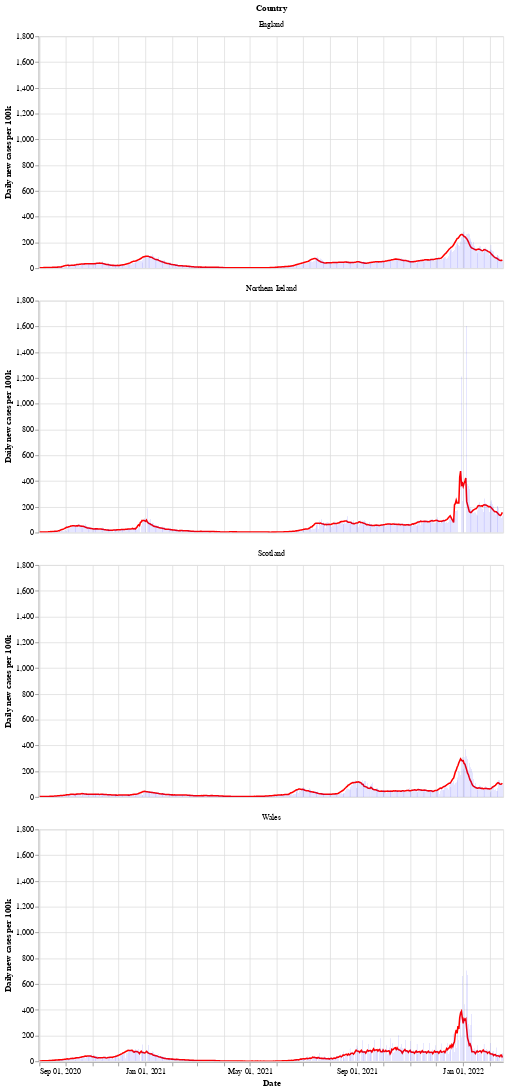

The code cell stored with this chart in its notebook:
### Markdown cell above
Next is a bar chart of the number of new cases in each country (per 100k population), with the 7 day moving average of cases. Again we see that Wales saw a longer period of raising and falling cases compared to the other countries.

After a period of cases falling, each nation is now seeing a rise in the number of cases - especially in Wales.

### Code cell
# collapse
bars = alt.Chart(uk_cases).mark_bar().encode(
    x=alt.X("yearmonthdate(date):T", axis=alt.Axis(title='Date')),
    y=alt.Y("newCasesRate:Q", axis=alt.Axis(title='Daily new cases per 100k')),
    tooltip='newCasesRate',
    color=alt.condition(
        alt.datum.dailyChange > 0,
        alt.value("orange"),  # The positive color
        alt.value("blue")  # The negative color
    )
).properties(title='New cases per 100k population with rolling 7 day average', width=600).interactive()
line = alt.Chart(uk_cases).mark_line(
    color='red',
    size=2,
).transform_window(
    rolling_mean='mean(newCasesRate)',
    frame=[0, 7],
    groupby=['areaName']
).encode(
    x='yearmonthdate(date):T',
    y='rolling_mean:Q'
)
alt.layer(line, bars, data=uk_cases).facet(alt.Row('areaName', title='Country'), columns=1)

### Figure 1 — Vega-Lite specification as saved in the notebook (floating-point values rounded to 4 significant figures; data arrays with more than 128 entries replaced by an {"elided": "..."} marker saying what was removed)
{"config": {"view": {"continuousWidth": 400, "continuousHeight": 300}}, "data": {"name": "data-978e3da8dde79462e896aec3d08fec41"}, "facet": {"type": "nominal", "field": "areaName", "title": "Country"}, "spec": {"layer": [{"mark": {"type": "line", "color": "red", "size": 2}, "encoding": {"x": {"type": "temporal", "field": "date", "timeUnit": "yearmonthdate"}, "y": {"type": "quantitative", "field": "rolling_mean"}}, "transform": [{"window": [{"op": "mean", "field": "newCasesRate", "as": "rolling_mean"}], "frame": [0, 7], "groupby": ["areaName"]}]}, {"mark": "bar", "encoding": {"color": {"condition": {"value": "orange", "test": "(datum.dailyChange > 0)"}, "value": "blue"}, "tooltip": {"type": "quantitative", "field": "newCasesRate"}, "x": {"type": "temporal", "axis": {"title": "Date"}, "field": "date", "timeUnit": "yearmonthdate"}, "y": {"type": "quantitative", "axis": {"title": "Daily new cases per 100k"}, "field": "newCasesRate"}}, "selection": {"selector002": {"type": "interval", "bind": "scales", "encodings": ["x", "y"]}}, "title": "New cases per 100k population with rolling 7 day average", "width": 600}]}, "columns": 1, "$schema": "https://vega.github.io/schema/vega-lite/v4.8.1.json", "datasets": {"data-978e3da8dde79462e896aec3d08fec41": {"elided": "2132 records"}}}
